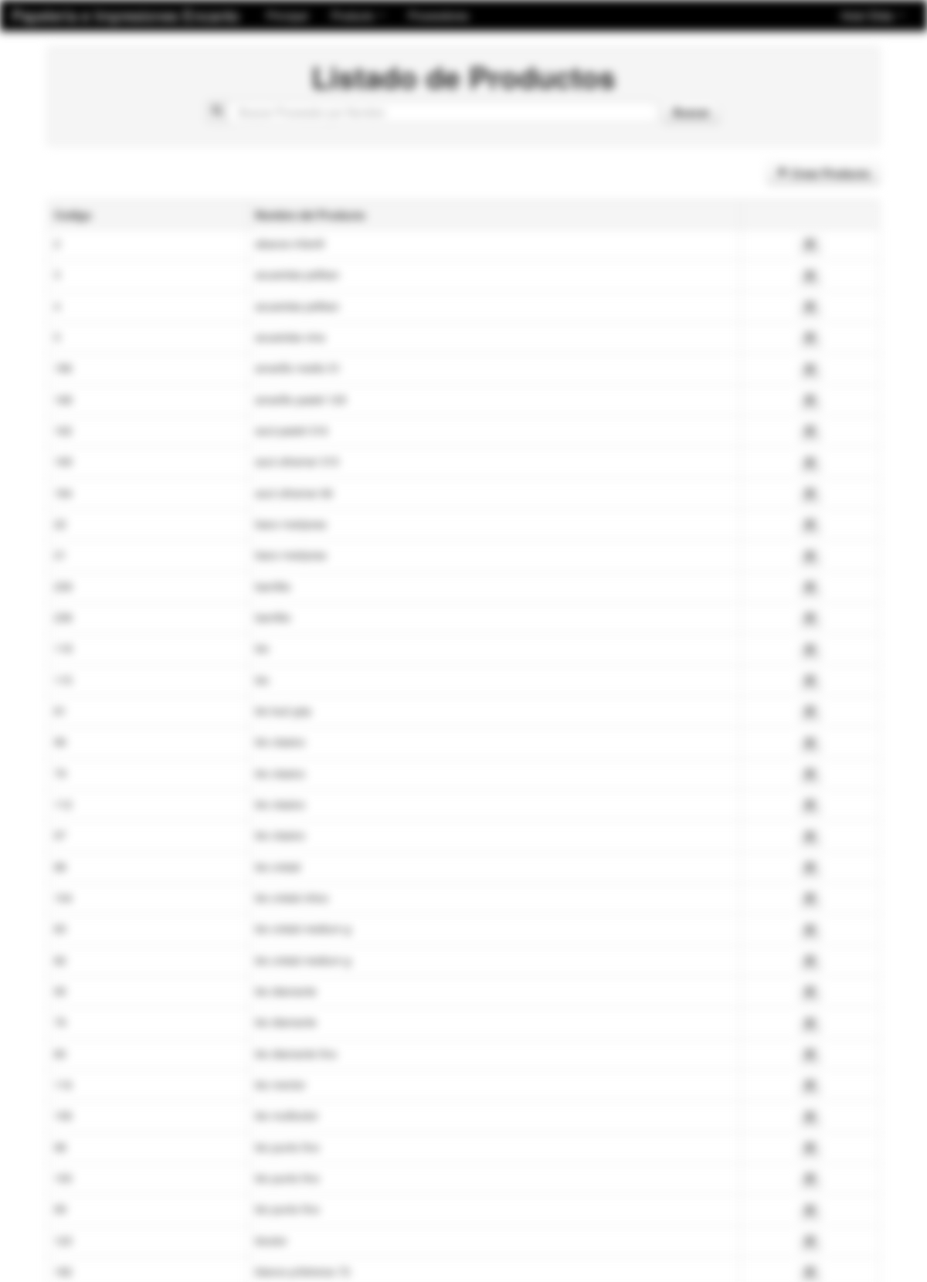
Page /Modulos/Producto/listado_producto.php (signed in, upper part) on the committed database.
### tables this page shows
CREATE TABLE IF NOT EXISTS `articulo` (
`codigo` int(11) NOT NULL,
  `nombre` varchar(20) NOT NULL,
  `descripcion` varchar(255) DEFAULT NULL,
  `departamento_idDepartamento` int(11) NOT NULL,
  `unidad_idUnidad` int(11) NOT NULL,
  `defecto` varchar(20) NOT NULL,
  `iva_ivacompra` int(11) NOT NULL,
  `iva_ivaventa` int(11) NOT NULL,
  `costo_prov` varchar(20) NOT NULL,
  `ocosto_prov` varchar(20) NOT NULL,
  `a_venta` varchar(20) NOT NULL,
  `b_venta` varchar(20) NOT NULL,
  `c_venta` varchar(20) NOT NULL,
  `d_venta` varchar(20) NOT NULL,
  `a_costo` varchar(20) NOT NULL,
  `b_costo` varchar(20) NOT NULL,
  `c_costo` varchar(20) NOT NULL,
  `d_costo` varchar(20) NOT NULL
);

### Modulos/funciones.php (called while the page is built, shortened)
<?php
	function encrypt($string, $key) {
		$result = ''; $key=$key.'2013';
	   	for($i=0; $i<strlen($string); $i++) {
			  $char = substr($string, $i, 1);
			  $keychar = substr($key, ($i % strlen($key))-1, 1);
			  $char = chr(ord($char)+ord($keychar));
			  $result.=$char;
	   	}
	   	return base64_encode($result);
	}
	function cadenas(){
		return 'YABCDFGJAH';
	}
?>

### Modulos/Producto/listado_producto.php (the view, shortened to what this page needs)
<?php
	include_once "../funciones.php";
?>
<!DOCTYPE html>
<html lang="es">
  <head>
    <link href="../../css/bootstrap.css" rel="stylesheet">
    <link href="../../css/bootstrap-responsive.css" rel="stylesheet">
  </head>
  <body>
    <?php include_once "../../menu/m_producto.php"; ?>
	<div align="center">
    	<table width="90%">
          <tr>
            <td>
            	<table class="table table-bordered">
                  <tr class="well">
                    <td>
                    	<h1 align="center">Listado de Productos</h1>
                        <center>
                      	<form name="form3" method="post" action="" class="form-search">
                        	<div class="input-prepend input-append">
								<span class="add-on"><i class="icon-search"></i></span>
                        		<input type="text" name="buscar" autocomplete="off" class="input-xxlarge search-query"
                                autofocus placeholder="Buscar Proveedor por Nombre">
                            </div>
                            <button type="submit" class="btn" name="buton"><strong>Buscar</strong></button>
                    	</form>
                        </center>
                    </td>
                  </tr>
                </table>
                <div align="right">
                	<a class="btn" href="crear_producto.php" title="Ingresar Nuevo Producto"><i class="icon-plus"></i> <strong>Crear Producto</strong></a>
                </div>
                <br>
                <table class="table table-bordered">
                  <tr class="well">
                    <td><strong>Codigo</strong></td>
                    <td><strong>Nombre del Producto</strong></td>
                    <td></td>
                  </tr>
                  <?php
				  	if(!empty($_POST['buscar'])){
						$buscar=limpiar($_POST['buscar']);
						$pame=mysql_query("SELECT * FROM articulo WHERE nombre LIKE '%$buscar%' or codigo='$buscar' ORDER BY nombre");
					}else{
						$pame=mysql_query("SELECT * FROM articulo ORDER BY nombre");
					}
					while($row=mysql_fetch_array($pame)){
						$url=cadenas().encrypt($row['codigo'],'URLCODIGO');
				  ?>
                  <tr>
                    <td><?php echo $row['codigo']; ?></td>
                    <td><?php echo $row['nombre']; ?></td>
                    <td>
                    	<center>
                            <a class="btn btn-mini" href="crear_producto.php?codigo=<?php echo $url; ?>" title="Editar">
                                <i class="icon-edit"></i>
                            </a>
                        </center>
                    </td>
                  </tr>
                  <?php } ?>
                </table>
            </td>
          </tr>
        </table>
    </div>
  </body>
</html>

### Modulos/Producto/listado_producto.php (style rules this page uses)
body { padding-top: 60px; padding-bottom: 40px; }

### rows in the picture
articulo: nombre "abacos infantil"
articulo: nombre "acuarelas pelikan"
articulo: nombre "acuarelas pelikan"
articulo: nombre "acuarelas vina"
articulo: codigo "186", nombre "amarillo medio 51"
articulo: codigo "168", nombre "amarillo pastel 129"
articulo: codigo "162", nombre "azul pastel 316"
articulo: codigo "169", nombre "azul ultramar 315"
articulo: codigo "184", nombre "azul ultramar 66"
articulo: codigo "22", nombre "baco mariposa"
articulo: codigo "21", nombre "baco mariposa"
articulo: codigo "239", nombre "barrilito"
articulo: codigo "238", nombre "barrilito"
articulo: codigo "118", nombre "bic"
articulo: codigo "115", nombre "bic"
articulo: codigo "81", nombre "bic bu2 grip"
articulo: codigo "96", nombre "bic clasico"
articulo: codigo "79", nombre "bic clasico"
articulo: codigo "112", nombre "bic clasico"
articulo: codigo "97", nombre "bic clasico"
articulo: codigo "88", nombre "bic cristal"
articulo: codigo "104", nombre "bic cristal chico"
articulo: codigo "83", nombre "bic cristal medium g"
articulo: codigo "82", nombre "bic cristal medium g"
articulo: codigo "95", nombre "bic diamante"
articulo: codigo "76", nombre "bic diamante"
articulo: codigo "80", nombre "bic diamante fino"
articulo: codigo "116", nombre "bic mentor"
articulo: codigo "106", nombre "bic multicolor"
articulo: codigo "98", nombre "bic punto fino"
articulo: codigo "100", nombre "bic punto fino"
articulo: codigo "99", nombre "bic punto fino"
articulo: codigo "123", nombre "bicolor"
articulo: codigo "182", nombre "blanco p/letreros 72"

### other values in the picture
$_SESSION['user_name'] "Elida"
